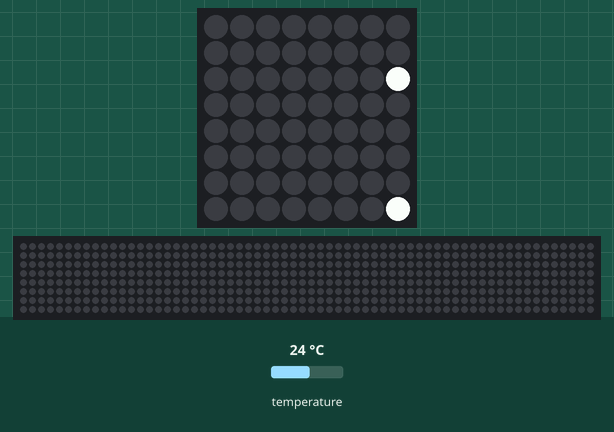
Simulated run of this program. Board: Raspberry Pi (BCM pin numbers) with a Sense HAT. Shown: the Sense HAT's 8×8 RGB LED matrix, a strip that is not on the board, showing the scrolling text unrolled. Inputs (shaded band) come from the test bench; at power-on: temperature 24 °C. The 64×8 strip is a reading aid, not a part: it shows the text the matrix is scrolling, unrolled, one strip-width of it at a time; what the program prints to the terminal is not drawn. At 3.5 s the program stops and its outputs stay as they are.

Above: at 0.17 s.
At 0.57 s:
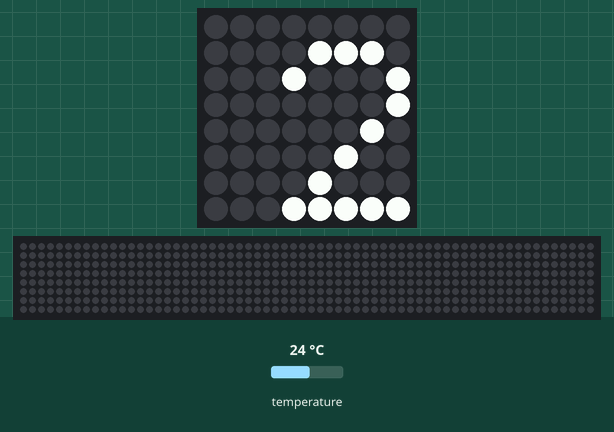
At 0.97 s:
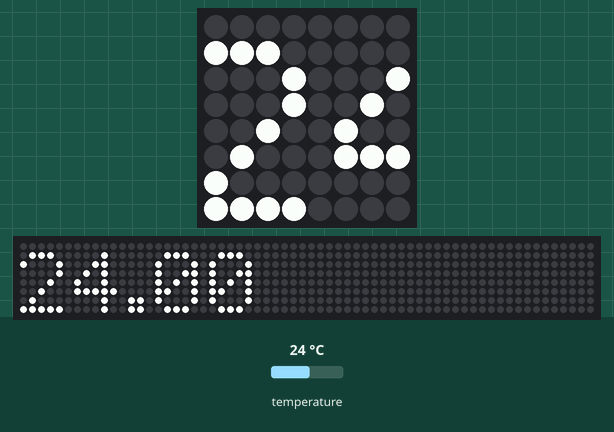
At 1.78 s:
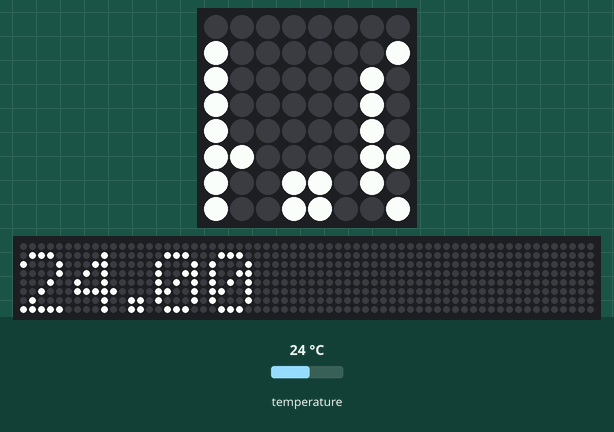
At 2.58 s:
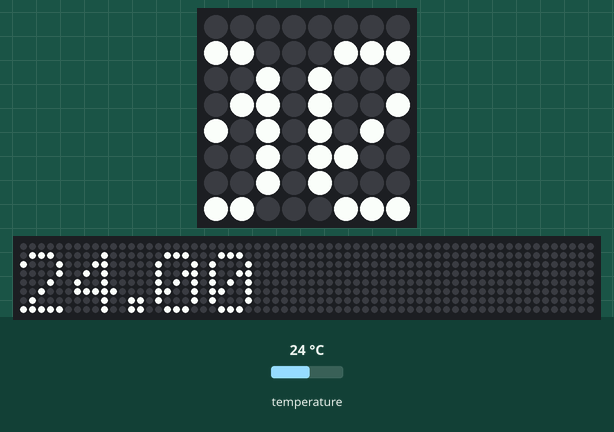
At 3.49 s:
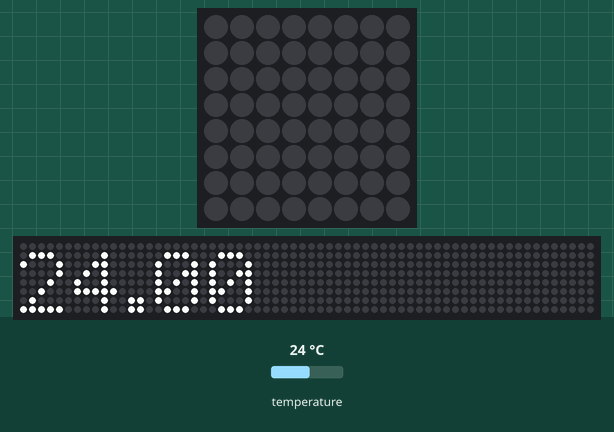

The program:

program1.py
```python
from sense_hat import SenseHat

sense = SenseHat()

data = sense.temperature # 温度を知る

## コンピュータに表示する方法 ##
print(data) # 温度をコンピュータに表示する
print("%.2f" % data) # 小数点以下2桁の温度をコンピュータに表示する

## LED に表示する方法 ##
sense.show_message("%.2f" % data) # 小数点以下2桁の温度を LED に表示する
```
